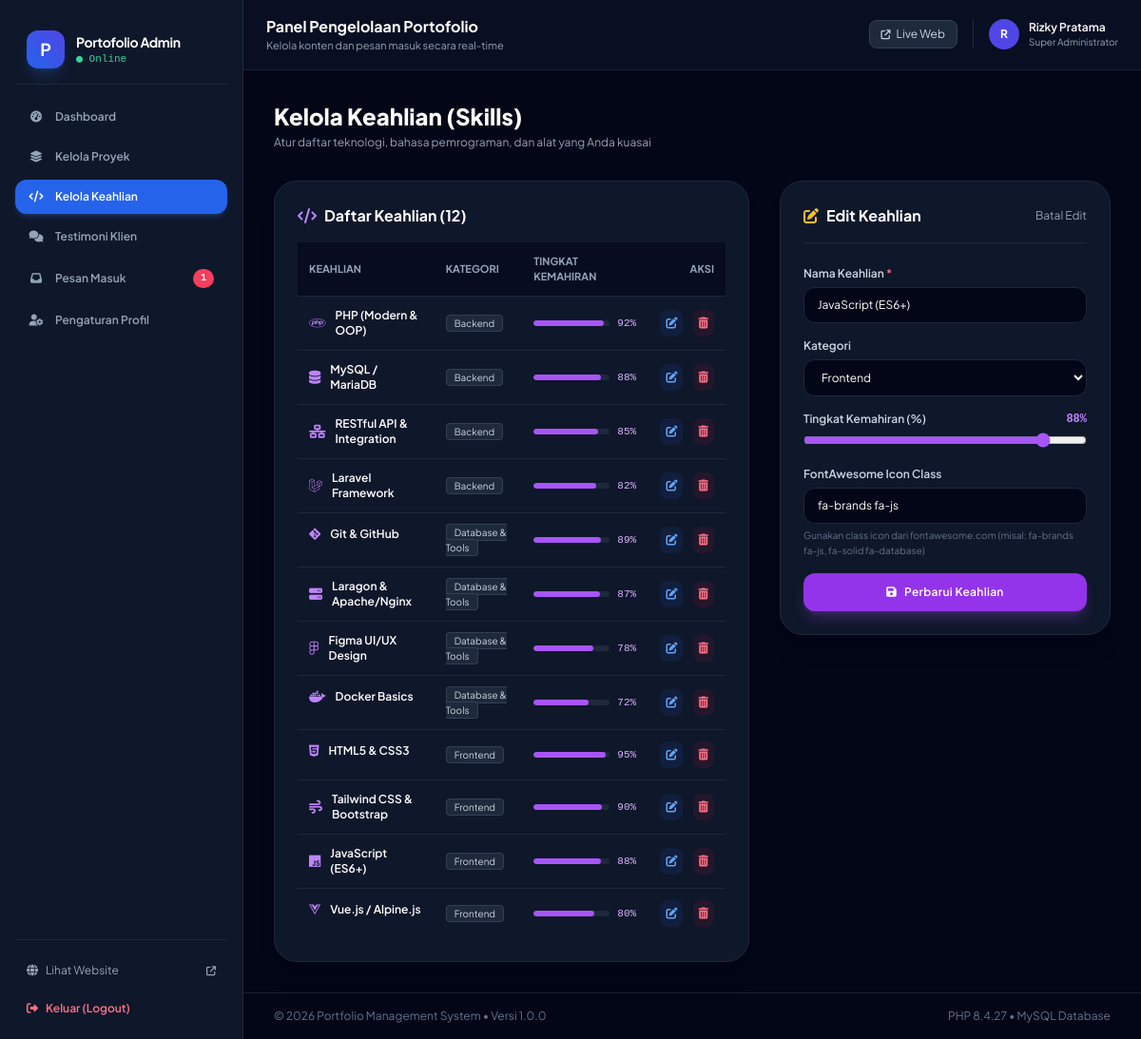
The app's page /admin/skills.php?edit=2 (signed in) with its own data.
### tables this page shows
CREATE TABLE IF NOT EXISTS `skills` (
    `id` INT AUTO_INCREMENT PRIMARY KEY,
    `name` VARCHAR(100) NOT NULL,
    `category` VARCHAR(50) NOT NULL,  
    `proficiency` INT NOT NULL DEFAULT 85,
    `icon_class` VARCHAR(100) DEFAULT 'fa-code',
    `created_at` TIMESTAMP DEFAULT CURRENT_TIMESTAMP
);

### includes/functions.php (called while the page is built, shortened)
<?php
function sanitize($str) {
    return htmlspecialchars(trim($str ?? ''), ENT_QUOTES, 'UTF-8');
}

### admin/skills.php (the view, shortened to what this page needs)
<?php
require_once __DIR__ . '/admin-header.php';
$edit_id = isset($_GET['edit']) ? (int)$_GET['edit'] : 0;
$skill_to_edit = null;
if ($edit_id > 0) {
    $stmt = $pdo->prepare("SELECT * FROM skills WHERE id = ?");
    $stmt->execute([$edit_id]);
    $skill_to_edit = $stmt->fetch();
}
$skills = $pdo->query("SELECT * FROM skills ORDER BY category ASC, proficiency DESC")->fetchAll();
?>
<div class="flex flex-col sm:flex-row sm:items-center justify-between gap-4 mb-8">
    <div>
        <h1 class="text-2xl font-extrabold text-white">Kelola Keahlian (Skills)</h1>
        <p class="text-xs text-slate-400 mt-1">Atur daftar teknologi, bahasa pemrograman, dan alat yang Anda kuasai</p>
    </div>
</div>
<div class="grid grid-cols-1 lg:grid-cols-12 gap-8">
    <div class="lg:col-span-7 bg-slate-900 border border-slate-800 rounded-3xl p-6 shadow-xl">
        <h2 class="text-base font-bold text-white mb-4 flex items-center gap-2">
            <i class="fa-solid fa-code text-purple-400"></i> Daftar Keahlian (<?= count($skills) ?>)
        </h2>
        <?php if (empty($skills)): ?>
            <div class="text-center py-12 text-slate-500 text-xs">
                Belum ada data keahlian. Gunakan form di sebelah kanan untuk menambahkan skill baru.
            </div>
        <?php else: ?>
            <div class="overflow-x-auto">
                <table class="w-full text-left text-xs text-slate-300">
                    <thead class="text-[11px] uppercase bg-slate-950/60 text-slate-400 border-b border-slate-800">
                        <tr>
                            <th class="py-3 px-3">Keahlian</th>
                            <th class="py-3 px-3">Kategori</th>
                            <th class="py-3 px-3">Tingkat Kemahiran</th>
                            <th class="py-3 px-3 text-right">Aksi</th>
                        </tr>
                    </thead>
                    <tbody class="divide-y divide-slate-800">
                        <?php foreach ($skills as $s): ?>
                        <tr class="hover:bg-slate-800/40 transition">
                            <td class="py-3 px-3 font-semibold text-white flex items-center gap-2.5">
                                <i class="<?= sanitize($s['icon_class'] ?: 'fa-solid fa-code') ?> text-purple-400 text-sm"></i>
                                <?= sanitize($s['name']) ?>
                            </td>
                            <td class="py-3 px-3">
                                <span class="px-2 py-0.5 rounded bg-slate-800 text-slate-300 border border-slate-700 text-[10px]">
                                    <?= sanitize($s['category']) ?>
                                </span>
                            </td>
                            <td class="py-3 px-3">
                                <div class="flex items-center gap-2">
                                    <div class="w-20 bg-slate-800 rounded-full h-1.5 overflow-hidden">
                                        <div class="bg-purple-500 h-1.5 rounded-full" style="width: <?= (int)$s['proficiency'] ?>%"></div>
                                    </div>
                                    <span class="font-mono text-[11px] text-purple-300"><?= (int)$s['proficiency'] ?>%</span>
                                </div>
                            </td>
                            <td class="py-3 px-3 text-right space-x-2 whitespace-nowrap">
                                <a href="skills.php?edit=<?= $s['id'] ?>" class="p-1.5 rounded-lg bg-blue-600/10 text-blue-400 hover:bg-blue-600 hover:text-white transition inline-block" title="Edit">
                                    <i class="fa-solid fa-pen-to-square"></i>
                                </a>
                                <form action="skills.php" method="POST" class="inline-block" onsubmit="return confirm('Hapus keahlian ini?');">
                                    <button type="submit" class="p-1.5 rounded-lg bg-rose-600/10 text-rose-400 hover:bg-rose-600 hover:text-white transition cursor-pointer" title="Hapus">
                                        <i class="fa-solid fa-trash-can"></i>
                                    </button>
                                </form>
                            </td>
                        </tr>
                        <?php endforeach; ?>
                    </tbody>
                </table>
            </div>
        <?php endif; ?>
    </div>
    <div class="lg:col-span-5 bg-slate-900 border border-slate-800 rounded-3xl p-6 shadow-xl h-fit">
        <div class="flex items-center justify-between mb-6 pb-4 border-b border-slate-800">
            <h2 class="text-base font-bold text-white flex items-center gap-2">
                <i class="fa-solid <?= $skill_to_edit ? 'fa-pen-to-square text-amber-400' : 'fa-plus text-purple-400' ?>"></i>
                <?= $skill_to_edit ? 'Edit Keahlian' : 'Tambah Keahlian Baru' ?>
            </h2>
            <?php if ($skill_to_edit): ?>
                <a href="skills.php" class="text-xs text-slate-400 hover:text-white">Batal Edit</a>
            <?php endif; ?>
        </div>
        <form action="skills.php" method="POST" class="space-y-4 text-xs">
            <div>
                <label for="name" class="block font-semibold text-slate-300 mb-1.5">Nama Keahlian <span class="text-rose-400">*</span></label>
                <input type="text" id="name" name="name" required value="<?= $skill_to_edit ? sanitize($skill_to_edit['name']) : '' ?>" placeholder="Contoh: PHP (OOP &amp; PDO)" class="w-full px-3.5 py-2.5 bg-slate-950 border border-slate-800 rounded-xl text-white placeholder-slate-500 focus:outline-none focus:ring-2 focus:ring-purple-500">
            </div>
            <div>
                <label for="category" class="block font-semibold text-slate-300 mb-1.5">Kategori</label>
                <select id="category" name="category" class="w-full px-3.5 py-2.5 bg-slate-950 border border-slate-800 rounded-xl text-white focus:outline-none focus:ring-2 focus:ring-purple-500">
                    <?php
                    $cats = ['Frontend', 'Backend', 'Database & Tools'];
                    $current_cat = $skill_to_edit ? $skill_to_edit['category'] : 'Frontend';
                    foreach ($cats as $c):
                    ?>
                        <option value="<?= $c ?>" <?= $current_cat === $c ? 'selected' : '' ?>><?= $c ?></option>
                    <?php endforeach; ?>
                </select>
            </div>
            <div>
                <div class="flex justify-between items-center mb-1.5">
                    <label for="proficiency" class="font-semibold text-slate-300">Tingkat Kemahiran (%)</label>
                    <span id="profVal" class="text-purple-400 font-mono font-bold"><?= $skill_to_edit ? (int)$skill_to_edit['proficiency'] : 85 ?>%</span>
                </div>
                <input type="range" id="proficiency" name="proficiency" min="10" max="100" value="<?= $skill_to_edit ? (int)$skill_to_edit['proficiency'] : 85 ?>" oninput="document.getElementById('profVal').innerText = this.value + '%'" class="w-full accent-purple-500 bg-slate-950 cursor-pointer">
            </div>
            <div>
                <label for="icon_class" class="block font-semibold text-slate-300 mb-1.5">FontAwesome Icon Class</label>
                <input type="text" id="icon_class" name="icon_class" value="<?= $skill_to_edit ? sanitize($skill_to_edit['icon_class']) : 'fa-brands fa-php' ?>" placeholder="fa-brands fa-php" class="w-full px-3.5 py-2.5 bg-slate-950 border border-slate-800 rounded-xl text-white placeholder-slate-500 focus:outline-none focus:ring-2 focus:ring-purple-500">
                <p class="text-[10px] text-slate-500 mt-1">Gunakan class icon dari fontawesome.com (misal: fa-brands fa-js, fa-solid fa-database)</p>
            </div>
            <button type="submit" class="w-full py-3 px-4 rounded-xl bg-purple-600 hover:bg-purple-500 text-white font-semibold tracking-wide transition shadow-lg shadow-purple-500/25 flex items-center justify-center gap-2 cursor-pointer mt-4">
                <i class="fa-solid <?= $skill_to_edit ? 'fa-floppy-disk' : 'fa-plus' ?>"></i>
                <?= $skill_to_edit ? 'Perbarui Keahlian' : 'Simpan Keahlian Baru' ?>
            </button>
        </form>
    </div>
</div>
<?php require_once __DIR__ . '/admin-footer.php'; ?>

### records on screen
skills: name "PHP (Modern & OOP)", category "Backend", proficiency "92"
skills: name "MySQL / MariaDB", category "Backend", proficiency "88"
skills: name "RESTful API & Integration", category "Backend", proficiency "85"
skills: name "Laravel Framework", category "Backend", proficiency "82"
skills: name "Git & GitHub", category "Database & Tools", proficiency "89"
skills: name "Laragon & Apache/Nginx", category "Database & Tools", proficiency "87"
skills: name "Figma UI/UX Design", category "Database & Tools", proficiency "78"
skills: name "Docker Basics", category "Database & Tools", proficiency "72"
skills: name "HTML5 & CSS3", category "Frontend", proficiency "95"
skills: name "Tailwind CSS & Bootstrap", category "Frontend", proficiency "90"
skills: name "JavaScript (ES6+)", category "Frontend", proficiency "88", icon_class "fa-brands fa-js"
skills: name "Vue.js / Alpine.js", category "Frontend", proficiency "80"

### other values on screen
$unread_count "1"
substr($admin_name, 0, 1) "R"
$admin_name "Rizky Pratama"
count($skills) "12"
PHP_VERSION "8.4.27"
